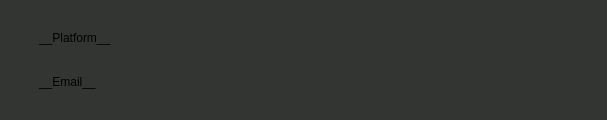
<?xml version="1.0" encoding="UTF-8"?>
<ui version="4.0">
 <class>Form</class>
 <widget class="QWidget" name="Form">
  <property name="geometry">
   <rect>
    <x>0</x>
    <y>0</y>
    <width>607</width>
    <height>120</height>
   </rect>
  </property>
  <property name="sizePolicy">
   <sizepolicy hsizetype="Preferred" vsizetype="Fixed">
    <horstretch>0</horstretch>
    <verstretch>0</verstretch>
   </sizepolicy>
  </property>
  <property name="windowTitle">
   <string>Form</string>
  </property>
  <property name="styleSheet">
   <string notr="true">background-color: rgb(51, 53, 51);</string>
  </property>
  <layout class="QHBoxLayout" name="horizontalLayout">
   <property name="spacing">
    <number>20</number>
   </property>
   <property name="leftMargin">
    <number>10</number>
   </property>
   <property name="topMargin">
    <number>10</number>
   </property>
   <property name="rightMargin">
    <number>10</number>
   </property>
   <property name="bottomMargin">
    <number>10</number>
   </property>
   <item>
    <widget class="QLabel" name="label">
     <property name="sizePolicy">
      <sizepolicy hsizetype="Fixed" vsizetype="Fixed">
       <horstretch>0</horstretch>
       <verstretch>0</verstretch>
      </sizepolicy>
     </property>
     <property name="text">
      <string>&lt;html&gt;&lt;head/&gt;&lt;body&gt;&lt;p&gt;&lt;img src=&quot;:/resources/deer_logo_template_dark_flat_handdrawn_design_6854205.jpg&quot; wdith=&quot;100&quot; height=&quot;100&quot;/&gt;&lt;/p&gt;&lt;/body&gt;&lt;/html&gt;</string>
     </property>
    </widget>
   </item>
   <item>
    <widget class="QWidget" name="verticalWidget" native="true">
     <property name="sizePolicy">
      <sizepolicy hsizetype="Preferred" vsizetype="Preferred">
       <horstretch>0</horstretch>
       <verstretch>0</verstretch>
      </sizepolicy>
     </property>
     <layout class="QVBoxLayout" name="verticalLayout">
      <item>
       <widget class="QLabel" name="label_3">
        <property name="text">
         <string>__Platform__</string>
        </property>
       </widget>
      </item>
      <item>
       <widget class="QLabel" name="label_2">
        <property name="text">
         <string>__Email__</string>
        </property>
       </widget>
      </item>
     </layout>
    </widget>
   </item>
  </layout>
 </widget>
 <resources>
  <include location="../../image.qrc"/>
 </resources>
 <connections/>
</ui>
